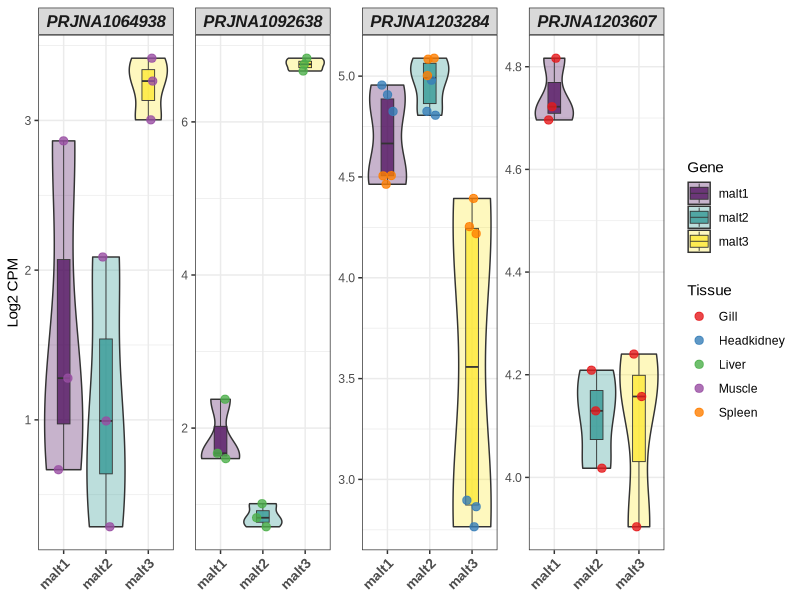
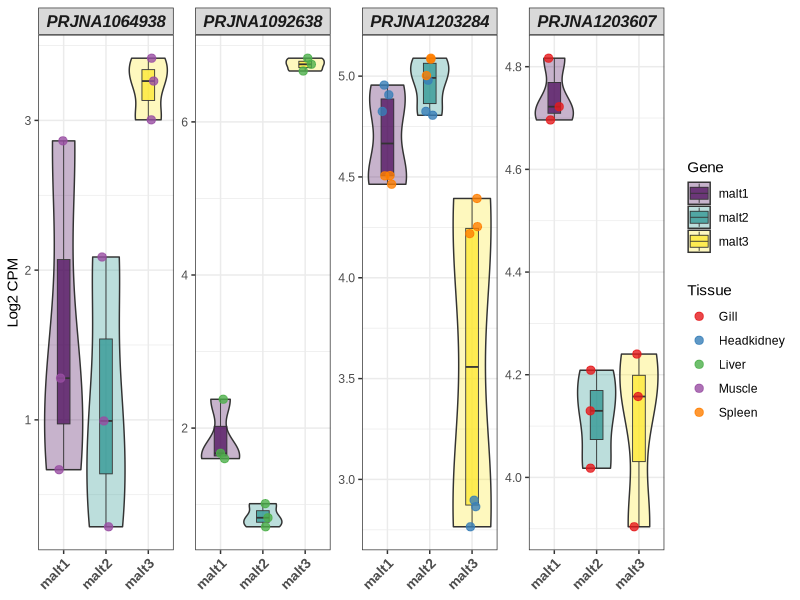

Write R code to recreate these figures, in order. (Note: this script raises an error after producing the figures.)
## ---- chunk 1
library(edgeR)
library(limma)
library(pheatmap)
library(dplyr)
library(tidyr)
library(ggplot2)
library(readr)
library(viridis)
library(RColorBrewer)
library(tibble)
library(grid)
## ---- chunk 2
setwd("MALT/Bulk_RNASeq")

## ---- chunk 3
# Load data
metadata     <- read.csv("samples_metadata.csv", stringsAsFactors = FALSE)
count_matrix <- read.table("filtered_counts.txt", header = TRUE, row.names = 1, sep = "\t")

## ---- chunk 4
# Alignment of samples
# Keep only samples present in both the count matrix and the metatable, then reorder fro consistency

common_samples <- intersect(colnames(count_matrix), metadata$Sample)

count_matrix <- count_matrix[, common_samples]

metadata     <- metadata[match(common_samples, metadata$Sample), ]

## ---- chunk 5
# Normalize counts (TMM)
# Trimmed Mean of M-values normalisation coorects for
# differences in library composition across samples
# Source: https://bio-protocol.org/exchange/protocoldetail?id=4462&type=1 

dge    <- DGEList(counts = count_matrix)
dge    <- calcNormFactors(dge, method = "TMM")
logcpm <- cpm(dge, normalized.lib.sizes = TRUE, log = TRUE)
## ---- chunk 6
# Batch correction
# Remove variation attributable to BioProject (sequecning batch)
# while preserving the biological signal of Tissue.

logcpm_corrected <- removeBatchEffect(logcpm, batch = metadata$Bioproject, design = model.matrix(~metadata$Tissue))
 
## ---- chunk 7
target_data <- logcpm_corrected[c("malt1", "malt2", "malt3"), , drop = FALSE]
## ---- chunk 8
plot_df <- as.data.frame(target_data) %>%
  rownames_to_column("Gene") %>%
  pivot_longer(cols= -Gene, names_to = "Sample", values_to = "logCPM") %>%
  left_join(metadata, by = "Sample")
## ---- chunk 9
font_choice <- "Arial"
## ---- chunk 10
# Violin + Boxplot
# MALT Gene Expression Across Tissues
# Each panel = one BioProject; x-axis = gene; points = individual
# samples coloured by Tissue to reveal Tissue structure

p1 <- ggplot(plot_df, aes(x = Gene, y = logCPM)) +
  
  # Violin layer shows the full expression distribution per gene
  geom_violin(aes(fill = Gene), alpha = 0.3, scale = "width") +
  
  # Box layer shows median and IQR; outliers hidden (shown via jitter)
  geom_boxplot(aes(fill = Gene), alpha = 0.7, width = 0.3,
               outlier.shape = NA, linewidth = 0.3) +
  
  # Individual samples coloured by Tissue
  geom_jitter(aes(color = Tissue), width = 0.15, size = 2.5, alpha = 0.8) +
  
  # One panel per BioProject, free y-scale so dynamic ranges differ
  facet_wrap(~ Bioproject, scales = "free_y", nrow = 1) +
  
  scale_fill_viridis(discrete = TRUE, option = "D", name = "Gene") +
  scale_color_brewer(palette = "Set1", name = "Tissue") +
  
  labs(
    y = "Log2 CPM", x = NULL
  ) +
   
  theme_bw(base_family = font_choice) +
  theme(
    strip.text      = element_text(face = "bold.italic", size = 12),
    axis.text.x     = element_text(angle = 45, hjust = 1, size = 10, face = "bold"),
    legend.position = "right"
  )

ggsave("Boxplot_Violin.png", plot = p1, width = 14, height = 7, dpi = 300)

print(p1)
## ---- chunk 11
# Heatmap 

# Column annotation 
annotation_col <- data.frame(
  Tissue     = metadata$Tissue,
  Bioproject = metadata$Bioproject,
  row.names  = metadata$Sample
)

# Define Heatmap colours
ann_colors <- list(
  Bioproject = c(
    "PRJNA1064938" = "#72C6AB",   
    "PRJNA1092638" = "#FC8D62",   
    "PRJNA1203284" = "#8DA0CB",   
    "PRJNA1203607" = "#E78AC3"    
  ),
  Tissue = c(
    "Muscle"      = "#440154",   
    "Liver"       = "#3B528B",   
    "Head_Kidney"  = "#21908C",    
    "Spleen"      = "#5DC863",    
    "Gill"        = "#FDE725"     
  )
)

# Draw heatmap
# Rows scaled to Z-scores so expression patterns are compareable across genes
# columns clustered with Ward linkage

p2 <- pheatmap(
  mat                  = target_data,
  scale                = "row", # Z-score per gene
  annotation_col       = annotation_col,
  annotation_colors    = ann_colors,

  # Diverging blue-red palette
  color  = colorRampPalette(rev(brewer.pal(11, "RdBu")))(200),
  breaks = seq(-2.5, 2.5, length.out = 201),
  
  # Hierarchical clustering settings
   clustering_distance_rows = "euclidean",
  clustering_distance_cols = "euclidean",
  clustering_method        = "ward.D2",
  
  # Display options
  fontsize_row   = 13,
  fontsize_col   = 9,
  angle_col      = 45,
  fontsize       = 11,
  border_color   = "grey92",
  cellwidth      = 18,
  cellheight     = 30,
  
  # Legend with labelled breaks
  legend_breaks  = c(-2, -1, 0, 1, 2),
  legend_labels  = c("-2 (Low)", "-1", "0", "+1", "+2 (High)")
)

# Save to file
png("Heatmap.png", width = 12, height = 7, units = "in", res = 300)
    grid.newpage()
    grid.draw(p2$gtable)
dev.off()
## ---- chunk 12
# Bubble Plot

summary_df <- plot_df %>%
  group_by(Tissue, Gene) %>%
  summarise(Mean_Expression = mean(logCPM),.groups = "drop")

p3 <- ggplot(summary_df, aes(x = Tissue, y = Gene)) +
  
  geom_point(aes(size = Mean_Expression, fill = Mean_Expression),
             shape = 21, # filled circle with a visible border
             color = "black", stroke = 0.5) +
  
  scale_fill_viridis(option = "magma", direction = -1, name = "Mean\nLog2 CPM") +
  scale_size(range = c(4, 12), name = "Expression\nLevel") +
  
  labs(title = "Mean Expression Summary", x = NULL, y = NULL) +
  
  theme_bw(base_family = font_choice) +
  
  theme(
    plot.title  = element_text(face = "bold", size = 14, hjust = 0.5),
    axis.text.x = element_text(angle = 45, hjust = 1, size = 11, face = "bold"),
    axis.text.y = element_text(face = "bold.italic", size = 12),
    legend.box  = "vertical"
  )


print(p3)

ggsave("Dotplot.png", plot = p3, width = 9, height = 6, dpi = 300)

## ---- chunk 13
sessionInfo()
